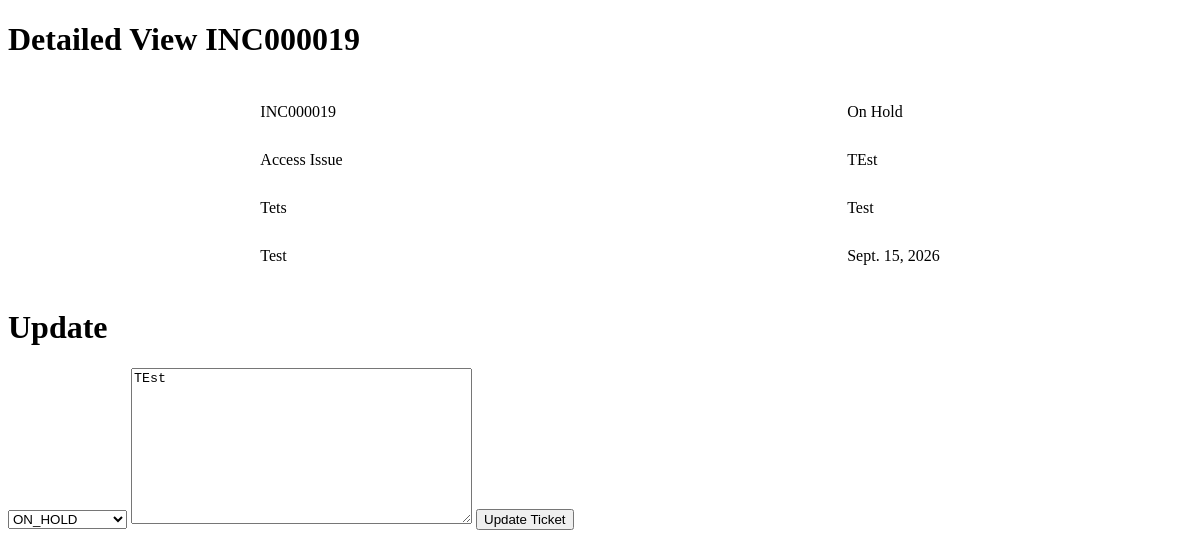
/Ticket_Analysis/ticket/INC000019/, run on the app's committed database.
### Ticket_Creation/models.py (models this page shows, shortened)
class Ticket(models.Model):
    Issue_Type = [
        ("Access Issue", "Access Issue"),
        ("Item Request", "Item Request"),
        ("Hardware Issue", "Hardware Issue"),
        ("General Issue", "General Issue"),
    ]
    Status=[
        ("New","NEW"),
        ("Closed","CLOSED"),
        ("In Progress","IN_PROGRESS"),
        ("On Hold","ON_HOLD"),
        ("Resolved","RESOLVED")
    ]
    Ticket_Number = models.CharField(max_length=12,null=False,unique=True)
    Raised_By = models.CharField(max_length=30,null=False)
    Raised_At = models.DateField(auto_now=True) #
    Short_Description = models.TextField(max_length=30)
    Complete_Description = models.TextField(max_length=100)
    Ticket_Status = models.CharField(max_length=20,choices=Status,default="NEW")
    User_Contact = models.CharField(max_length=12)
    Issue_Category = models.CharField(max_length=20,choices=Issue_Type)
    Working_Notes = models.TextField()
    Resolution_Notes = models.TextField()

### Ticket_Analysis/views.py (the view)
# urls.py: path("ticket/<str:ticket_number>/",views.Detailed_View,name="detailed_view"),
def Detailed_View(request,ticket_number):
    all_tickets = Ticket.objects.filter(
        Ticket_Status__in=["NEW","In Progress","On Hold"]
    )
    ticket = get_object_or_404(Ticket, Ticket_Number = ticket_number)
    if request.method == "POST":
        form = forms.UpdateForm(request.POST,instance=ticket)
        if form.is_valid():
            form.save()
            return render(request,"Ticket_Analysis/List_View.html",{"tickets":all_tickets})
    else:
        form = forms.UpdateForm(instance=ticket)
    return render(request,'Ticket_Analysis/Detail_View.html',{"form":form,"ticket":ticket})

### Ticket_Analysis/forms.py
class UpdateForm(forms.ModelForm):
    class Meta:
        model = Ticket
        fields = ["Ticket_Status","Working_Notes"]

### templates/Ticket_Analysis/Detail_View.html (shortened to what this page needs)
<!doctype html>
<html lang="en">
  <head>
  </head>
  <body>
{% if ticket %}
    <h1>Detailed View {{ticket.Ticket_Number}} </h1>
    <div class="main">
      <div class="left">
        <p>{{ticket.Ticket_Number}}</p>
        <p>{{ticket.Issue_Category}}</p>
        <p>{{ticket.Short_Description}}</p>
        <p>{{ticket.Complete_Description}}</p>
      </div>
      <div class="right">
        <p>{{ticket.Ticket_Status}}</p>
        <p>{{ticket.User_Contact}}</p>
        <p>{{ticket.Raised_By}}</p>
        <p>{{ticket.Raised_At}}</p>
      </div>
    </div>
    <h1>Update</h1>
    <form method="post">
        {{form.Ticket_Status}}
        {{form.Working_Notes}}
        <button type="submit">Update Ticket</button>
    </form>
    {% else %}
    <h1>Invalid Item</h1>
    {%endif%}
  </body>
</html>

### templates/Ticket_Analysis/Detail_View.html (style rules this page uses)
.main { display: flex; justify-content: space-around; }
.left { display: inline; border: 2px soild white; }
p { border: 2px solid white; width: fit-content; padding: 5px; border-radius: 2px; }

### data on the page
Ticket: Ticket_Number "INC000019", Issue_Category "Access Issue", Short_Description "Tets", Complete_Description "Test", Ticket_Status "On Hold", User_Contact "TEst", Raised_By "Test", Raised_At "Sept. 15, 2026", Ticket_Status "ON_HOLD", Working_Notes "TEst"
